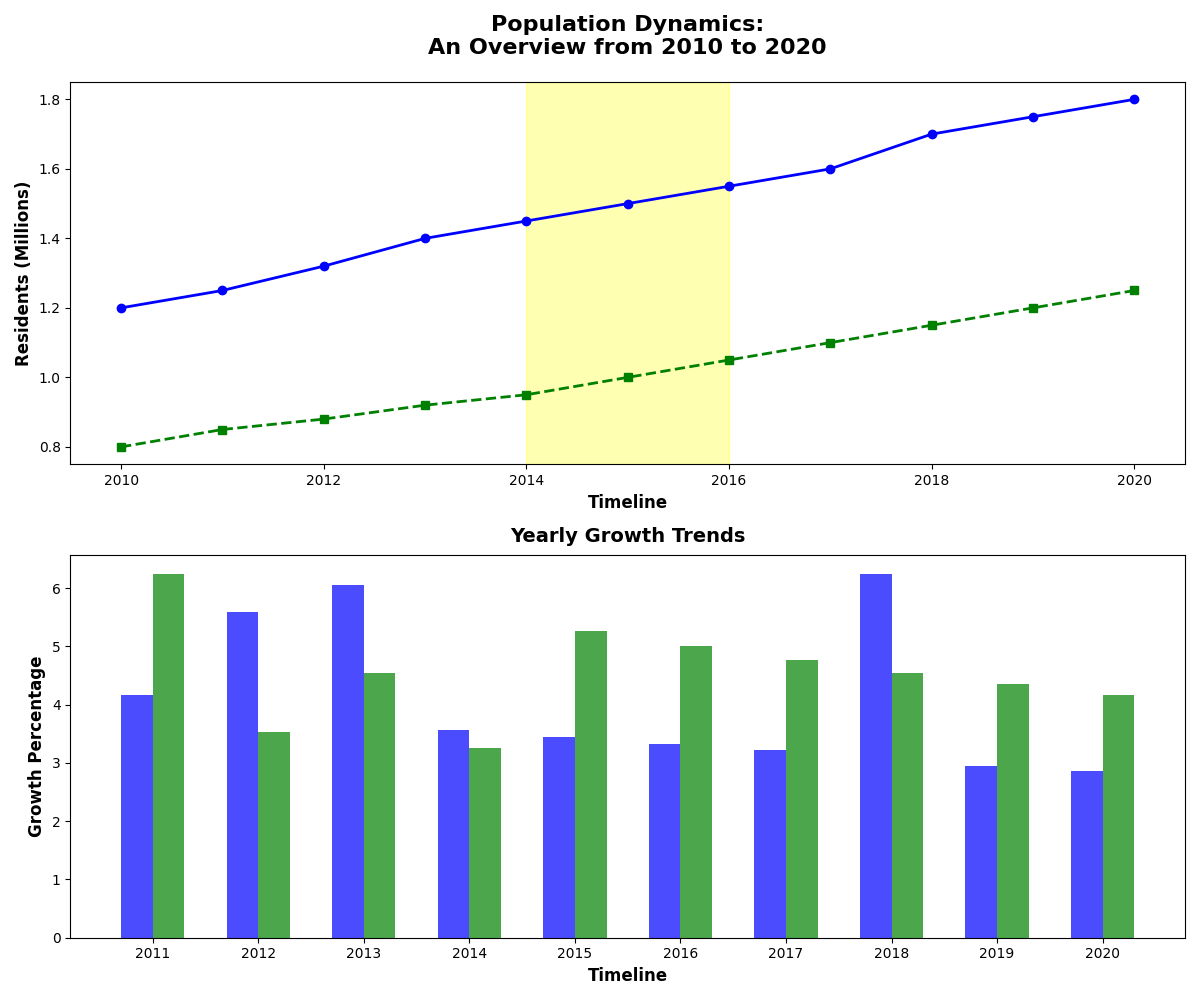

The script that drew this image:
import matplotlib.pyplot as plt
import numpy as np

years = np.arange(2010, 2021)
city1_population = [1.2, 1.25, 1.32, 1.40, 1.45, 1.50, 1.55, 1.60, 1.70, 1.75, 1.80]
city2_population = [0.8, 0.85, 0.88, 0.92, 0.95, 1.00, 1.05, 1.10, 1.15, 1.20, 1.25]

def calculate_annual_growth_rate(data):
    return [100 * (data[k+1] - data[k]) / data[k] for k in range(len(data)-1)]

city1_growth = calculate_annual_growth_rate(city1_population)
city2_growth = calculate_annual_growth_rate(city2_population)

fig, (ax1, ax2) = plt.subplots(2, 1, figsize=(12, 10))

ax1.plot(years, city1_population, marker='o', linestyle='-', color='blue', linewidth=2)
ax1.plot(years, city2_population, marker='s', linestyle='--', color='green', linewidth=2)
ax1.set_title("Population Dynamics:\nAn Overview from 2010 to 2020", fontsize=16, fontweight='bold', pad=20)
ax1.set_xlabel('Timeline', fontsize=12, fontweight='bold')
ax1.set_ylabel('Residents (Millions)', fontsize=12, fontweight='bold')
ax1.axvspan(2014, 2016, color='yellow', alpha=0.3)

ind = np.arange(len(city1_growth))
width = 0.3

ax2.bar(ind - width/2, city1_growth, width=width, color='blue', alpha=0.7)
ax2.bar(ind + width/2, city2_growth, width=width, color='green', alpha=0.7)
ax2.set_title('Yearly Growth Trends', fontsize=14, fontweight='bold', pad=10)
ax2.set_xlabel('Timeline', fontsize=12, fontweight='bold')
ax2.set_ylabel('Growth Percentage', fontsize=12, fontweight='bold')
ax2.set_xticks(ind)
ax2.set_xticklabels(years[1:])

plt.tight_layout()
plt.show()
